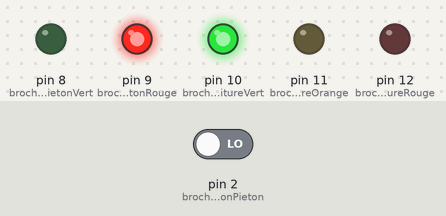
Bench run of a sketch on a simulated Arduino Uno, built with avr-gcc and run on an emulated ATmega328P. Shown: output pins drawn as LEDs (lit = HIGH). The inputs (shaded band) are chosen by the test bench; at power-on: pin 2 (brocheBoutonPieton) LOW.

Above: at 11.1 s.
18.1 s: pin 2 (brocheBoutonPieton) driven HIGH
At 21.4 s:
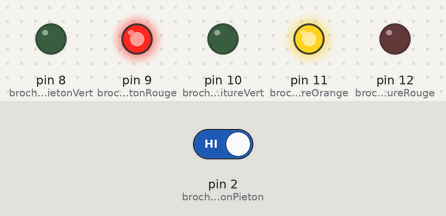
At 23.4 s:
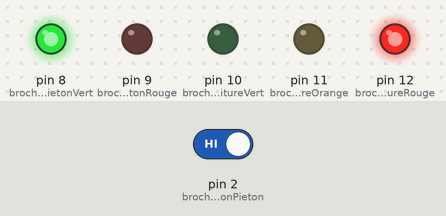
32.1 s: pin 2 (brocheBoutonPieton) driven LOW
At 40.7 s:
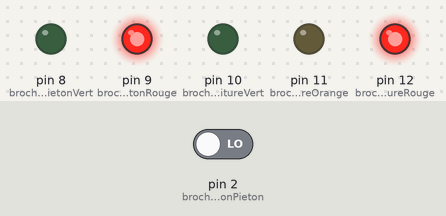
Timing chart, 0 to 50.5 s (numbered marks = the images above; inputs shaded):
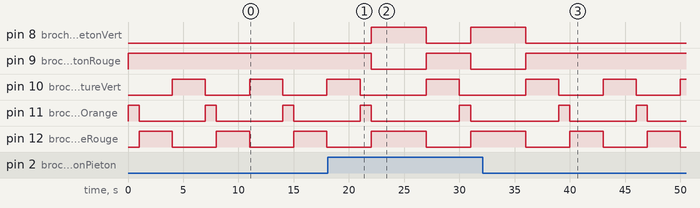

Measured:
- after the input at 18.1 s, pin 8 (brocheFeuPietonVert): LOW → HIGH after 3.9 s, → LOW 5.0 s later, → HIGH 4.0 s later; pin 9 (brocheFeuPietonRouge): HIGH → LOW after 3.9 s, → HIGH 5.0 s later, → LOW 4.0 s later; pin 11 (brocheFeuVoitureOrange): LOW → HIGH after 11.9 s, → LOW 1.0 s later
- after the input at 32.1 s, pin 8 (brocheFeuPietonVert): goes on until 36.0 s, then stays LOW; pin 9 (brocheFeuPietonRouge): goes on until 36.0 s, then stays HIGH
- by itself, pin 10 (brocheFeuVoitureVert), pin 12 (brocheFeuVoitureRouge): alternates HIGH for 3.0 s and LOW for 4.0 s
- by itself, pin 11 (brocheFeuVoitureOrange): alternates HIGH for 1.0 s and LOW for 6.0 s

The sketch:

MOOCFN03_FeuTricoloreFeuPieton.ino
```cpp
/* José Relland - Janvier 2015

*********************************************************
*      Message pour le correcteur du MOOC               *
* 1. J'ai voulu démarrer sur un feu orange              *
* 2. D'où gestion BP par deux tests :                   *
*  - Mémorisation de l'appui BP après Feu voiture Vert  *
*  - Traitement BP après le feu voiture orange          *
* => Traitement des feux par bloc unique                *
*    pour faciliter la maintenance du programme         *
*    (on est en programmation linéaire)                 *
*********************************************************

   Exercice MOOC - La Fabrication Numérique
   De l'Institut Les Mines - Telecom
   Sur la plateforme FUN : France Université Numérique.

   TP de la leçon N°3
   Cahier des Charges :
   Feu tricolore voiture, feu bicolore piéton, bouton piéton.
   Appui sur bouton piéton quand feu vert voiture, passage au feu vert piéton quand feu voiture rouge
   Après une temporisation de 5 s, retour au cycle feu voiture en commençant par le vert voiture.

   Note : Voir commentaire sur sécurité à l'init
   Il n'y a pas d'interruption de la fonction delay(), l'appui doit être maintenu
   jusqu'à la fin du cycle feu vert.

Branchements :
Feu tricore en 10, 11, 12
Feu piéton en 8 et 9
BP en 2.

Remerciements à l'équipe du MOOC "La Fabrication Numérique" de l'Intitut Mines - Telecom.

Le présent programme est dans le domaine public.
*/

// Déclaration du câblage
  const int brocheFeuVoitureRouge = 12;
  const int brocheFeuVoitureOrange = 11;
  const int brocheFeuVoitureVert = 10;
  const int brocheFeuPietonRouge = 9;
  const int brocheFeuPietonVert = 8;
  const int brocheBoutonPieton = 2;

// Déclaration variable Bouton Piéton
  int etatBoutonPieton = 0;

// Variable des tempos
  int tempoVoitureOrange = 1000;
  int tempoVoitureVertRouge = 3000;
  int tempPietonVertRouge = 3000;
  int tempoPietonVert = 5000;

// Enregistrement de l'appui BP demande piéton
  int demandePieton = 0;


// Fonction d'initialisation
void setup() {

// Paramétrage des broches
  pinMode(brocheFeuVoitureRouge, OUTPUT);
  pinMode(brocheFeuVoitureOrange, OUTPUT);
  pinMode(brocheFeuVoitureVert, OUTPUT);
  pinMode(brocheFeuPietonRouge, OUTPUT);
  pinMode(brocheFeuPietonVert, OUTPUT);
  pinMode(brocheBoutonPieton, INPUT);

// Mise à LOW de toutes les sorties
  digitalWrite(brocheFeuVoitureRouge, LOW);
  digitalWrite(brocheFeuVoitureOrange, LOW);
  digitalWrite(brocheFeuVoitureVert, LOW);
  digitalWrite(brocheFeuPietonRouge, LOW);
  digitalWrite(brocheFeuPietonVert, LOW);

// Pour raison de sécurité, traitement Feu Piéton Rouge en priorité
  digitalWrite(brocheFeuPietonRouge, HIGH);
  digitalWrite(brocheFeuPietonVert, LOW);
}


// Fonction de travail qui tourne en boucle
void loop() {

  // Feu Voiture Orange
  digitalWrite(brocheFeuVoitureOrange, HIGH);
  delay(tempoVoitureOrange);
  digitalWrite(brocheFeuVoitureOrange, LOW);

  // Traitement feu voiture rouge selon statut demande piéton
  // Note : Pour le premier cycle, demande à 0 par l'init
  if (demandePieton == 0) {
    // Pas de demande piéton, feu rouge voiture normal (avec feu piéton rouge)
    digitalWrite(brocheFeuVoitureRouge, HIGH);
    delay(tempoVoitureVertRouge);              // Tempo de 3 s.
    digitalWrite(brocheFeuVoitureRouge, LOW);
  }
  else {
    // Si demande piéton, feu voiture rouge et feu piéton vert
    digitalWrite(brocheFeuVoitureRouge, HIGH);
    digitalWrite(brocheFeuPietonVert, HIGH);
    digitalWrite(brocheFeuPietonRouge, LOW);
    delay(tempoPietonVert);                    // Tempo de 5 s.
    digitalWrite(brocheFeuPietonRouge, HIGH);
    digitalWrite(brocheFeuVoitureRouge, LOW);
    digitalWrite(brocheFeuPietonVert, LOW);

    // Remise à 0 de la demande piéton
    demandePieton = 0;
  }

  // Feu Voiture Vert
  digitalWrite(brocheFeuVoitureVert, HIGH);
  delay(tempoVoitureVertRouge);                // Tempo de 3 s
  digitalWrite(brocheFeuVoitureVert, LOW);

  // Gestion bouton piéton
  etatBoutonPieton = digitalRead(brocheBoutonPieton);
  if (etatBoutonPieton == HIGH) {
     demandePieton = 1;                        // Demande piéton mémoriser pour traitement après l'orange
  }

// Pas de caractère au-delà de l'accolage.
}
```
